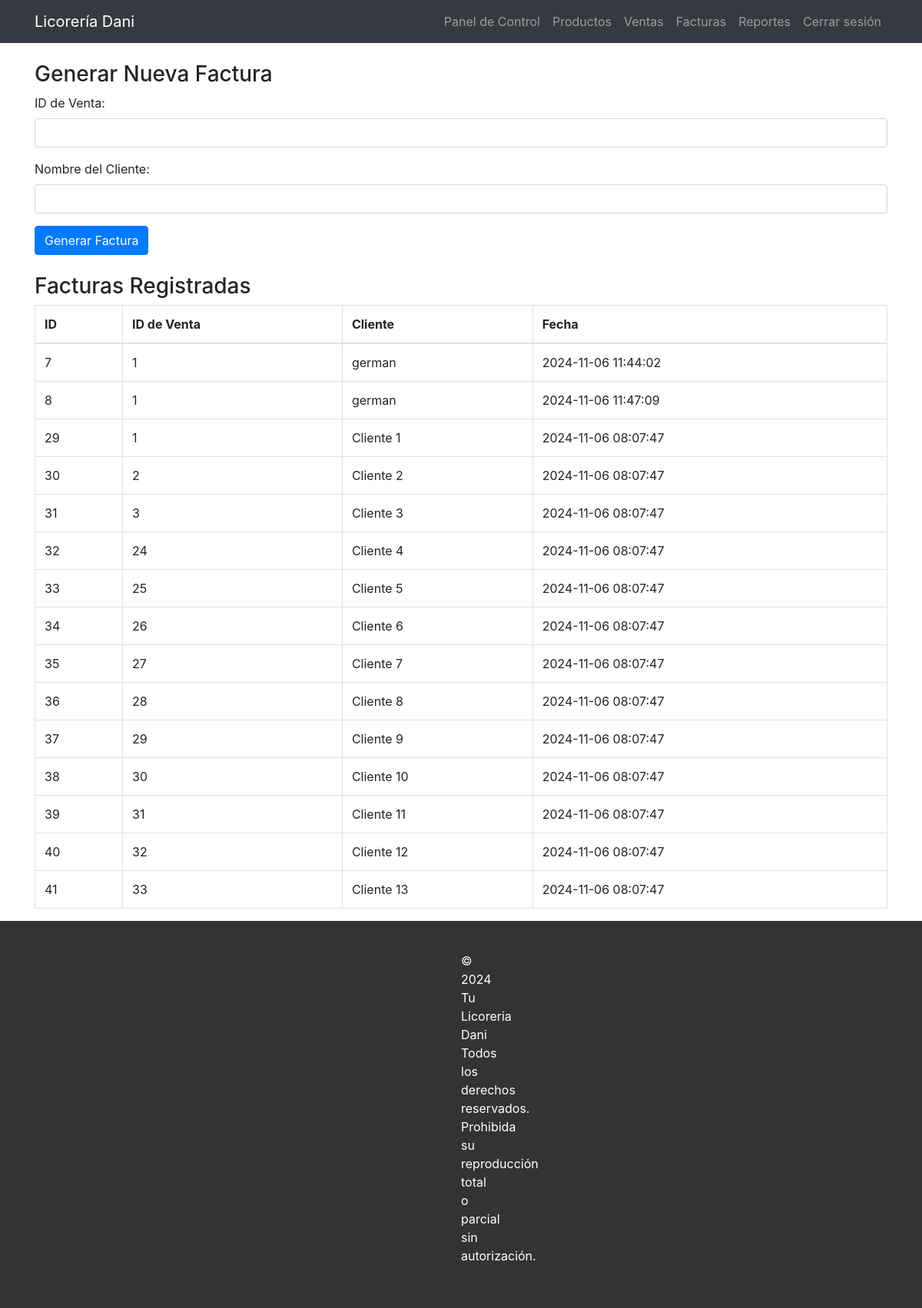
Page /facturas.php (signed in) on the committed database.
### tables this page shows
CREATE TABLE `facturas` (
  `id` int(11) NOT NULL,
  `venta_id` int(11) NOT NULL,
  `cliente` varchar(100) NOT NULL,
  `fecha` timestamp NOT NULL DEFAULT current_timestamp()
);

CREATE TABLE `ventas` (
  `id` int(11) NOT NULL,
  `producto_id` int(11) NOT NULL,
  `cantidad` int(11) NOT NULL,
  `total` decimal(10,2) NOT NULL,
  `fecha` timestamp NOT NULL DEFAULT current_timestamp()
);

### facturas.php (the view, shortened to what this page needs)
<?php
include 'connection.php';
$query = "SELECT f.id, v.id AS venta_id, f.cliente, f.fecha
          FROM facturas f
          JOIN ventas v ON f.venta_id = v.id";
$result = $conn->query($query);
?>
<!DOCTYPE html>
<html lang="es">
<head>
    <link rel="stylesheet" href="admin.css">
    <link href="https://stackpath.bootstrapcdn.com/bootstrap/4.5.2/css/bootstrap.min.css" rel="stylesheet">
</head>
<body>
<nav class="navbar navbar-expand-lg navbar-dark bg-dark">
        <div class="container"><a class="navbar-brand" href="#">Licorería Dani</a>
        <div class="collapse navbar-collapse" id="navbarNav">
            <ul class="navbar-nav ml-auto">
                <li class="nav-item"><a class="nav-link" href="admin.php">Panel de Control</a></li>
                <li class="nav-item"><a class="nav-link" href="productos.php">Productos</a></li>
                <li class="nav-item"><a class="nav-link" href="ventas.php">Ventas</a></li>
                <li class="nav-item"><a class="nav-link" href="facturas.php">Facturas</a></li>
                <li class="nav-item"><a class="nav-link" href="reportes.php">Reportes</a></li>
                <li class="nav-item"><a class="nav-link" href="logout.php">Cerrar sesión</a></li>
            </ul>
        </div></div>
    </nav>
    <div class="container mt-4">
        <h3>Generar Nueva Factura</h3>
        <form method="post" action="">
            <div class="form-group">
                <label for="venta_id">ID de Venta:</label>
                <input type="number" class="form-control" id="venta_id" name="venta_id" required>
            </div>
            <div class="form-group">
                <label for="cliente">Nombre del Cliente:</label>
                <input type="text" class="form-control" id="cliente" name="cliente" required>
            </div>
            <button type="submit" class="btn btn-primary">Generar Factura</button>
        </form>
        <h3 class="mt-4">Facturas Registradas</h3>
        <table class="table table-bordered">
            <thead>
                <tr>
                    <th>ID</th>
                    <th>ID de Venta</th>
                    <th>Cliente</th>
                    <th>Fecha</th>
                </tr>
            </thead>
            <tbody>
                <?php
                if ($result->num_rows > 0) {
                    while($row = $result->fetch_assoc()) {
                        echo "<tr>
                                <td>{$row['id']}</td>
                                <td>{$row['venta_id']}</td>
                                <td>{$row['cliente']}</td>
                                <td>{$row['fecha']}</td>
                              </tr>";
                    }
                } else {
                    echo "<tr><td colspan='4'>No hay facturas registradas.</td></tr>";
                }
                ?>
            </tbody>
        </table>
    </div>
    <footer>
      <p>&copy; 2024 Tu Licoreria Dani Todos los derechos reservados. Prohibida su reproducción total o parcial sin autorización.</p>
    </footer>
</body>
</html>

### admin.css (style rules this page uses)
.container { max-width: 1200px; }
footer { background-color: #333; color: #fff; text-align: center; padding: 40px 600px; }

### rows in the picture
facturas: id "7", venta "1", cliente "german", fecha "2024-11-06 11:44:02"
facturas: id "8", venta "1", cliente "german", fecha "2024-11-06 11:47:09"
facturas: id "29", venta "1", cliente "Cliente 1", fecha "2024-11-06 08:07:47"
facturas: id "30", venta "2", cliente "Cliente 2", fecha "2024-11-06 08:07:47"
facturas: id "31", venta "3", cliente "Cliente 3", fecha "2024-11-06 08:07:47"
facturas: id "32", venta "24", cliente "Cliente 4", fecha "2024-11-06 08:07:47"
facturas: id "33", venta "25", cliente "Cliente 5", fecha "2024-11-06 08:07:47"
facturas: id "34", venta "26", cliente "Cliente 6", fecha "2024-11-06 08:07:47"
facturas: id "35", venta "27", cliente "Cliente 7", fecha "2024-11-06 08:07:47"
facturas: id "36", venta "28", cliente "Cliente 8", fecha "2024-11-06 08:07:47"
facturas: id "37", venta "29", cliente "Cliente 9", fecha "2024-11-06 08:07:47"
facturas: id "38", venta "30", cliente "Cliente 10", fecha "2024-11-06 08:07:47"
facturas: id "39", venta "31", cliente "Cliente 11", fecha "2024-11-06 08:07:47"
facturas: id "40", venta "32", cliente "Cliente 12", fecha "2024-11-06 08:07:47"
facturas: id "41", venta "33", cliente "Cliente 13", fecha "2024-11-06 08:07:47"
